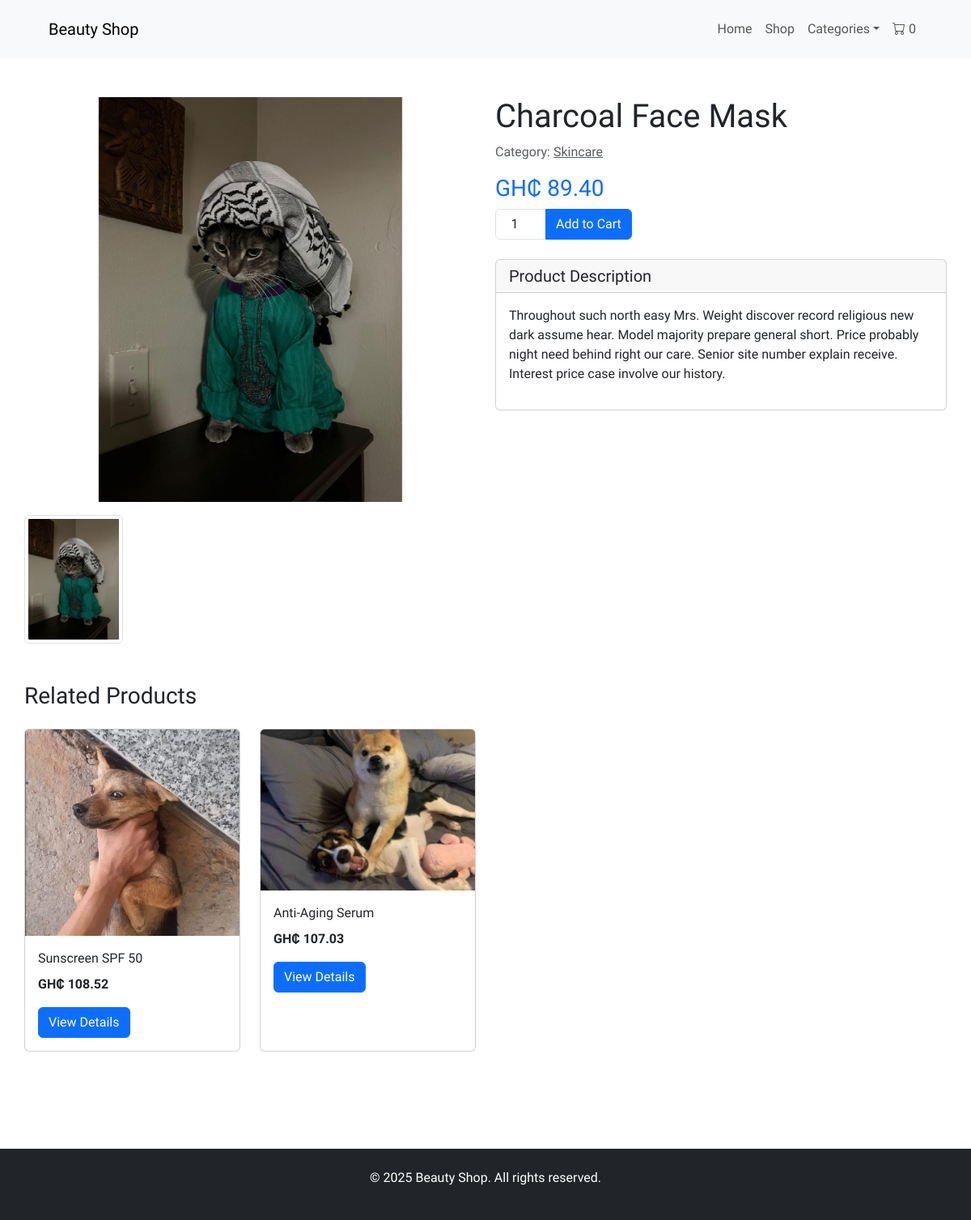
The page /product/charcoal-face-mask/ on the database its author committed.
### shop/models.py (models this page shows, shortened)
class ProductImage(models.Model):
    product = models.ForeignKey(
        Product, related_name="images", on_delete=models.CASCADE
    )
    image = models.ImageField(upload_to=product_image_upload_path, blank=True, null=True)
    is_featured = models.BooleanField(default=False)

class Product(models.Model):
    category = models.ForeignKey(
        Category, related_name="products", on_delete=models.CASCADE
    )
    name = models.CharField(max_length=200)
    slug = models.SlugField(unique=True)
    description = models.TextField()
    price = models.DecimalField(max_digits=10, decimal_places=2)
    stock = models.PositiveIntegerField(default=50)
    available = models.BooleanField(default=True)
    created = models.DateTimeField(auto_now_add=True)
    updated = models.DateTimeField(auto_now=True)

class Category(models.Model):
    name = models.CharField(max_length=100)
    slug = models.SlugField(unique=True)
    image = models.ImageField(upload_to=category_image_upload_path, blank=True, null=True)
    class Meta:
        verbose_name_plural = "Categories"

### shop/views.py (the view)
# urls.py: path('product/<slug:slug>/', views.product_detail, name='product_detail'),
def product_detail(request, slug):
    product = get_object_or_404(Product, slug=slug, available=True)
    images = product.images.all()
    related_products = Product.objects.filter(
        category=product.category, available=True).exclude(id=product.id)[:4]
    return render(request, 'shop/product_detail.html', {
        'product': product,
        'images': images,
        'related_products': related_products,
    })

### shop/cart.py (called while the page is built)
    def __len__(self):
        return len(self.cart)

### shop/context_processors.py (called while the page is built)
def cart(request):
    cart = Cart(request)
    count = cart.__len__()
    return {'cart': {'count': count}}

def base_context(request):
    return {
        'categories_list': Category.objects.all().only('name', 'slug')
    }

### templates/shop/product_detail.html (shortened to what this page needs)
{% extends "base.html" %}
{% load humanize %}
{% block content %}
<main class="container px-3 px-md-0 mt-5">
    <div class="row mb-5 ">
        <div class="col-md-6">
            <div id="productCarousel" class="carousel slide" data-bs-ride="carousel">
                <div class="carousel-inner">
                    {% for image in images %}
                    <div class="carousel-item {% if forloop.first %}active{% endif %}">
                        <img src="{{ image.image.url }}" class="d-block w-100" alt="{{ product.name }}">
                    </div>
                    {% endfor %}
                </div>
                <button class="carousel-control-prev " type="button" data-bs-target="#productCarousel" data-bs-slide="prev">
                    <span class="carousel-control-prev-icon" aria-hidden="true"></span>
                </button>
                <button class="carousel-control-next" type="button" data-bs-target="#productCarousel" data-bs-slide="next">
                    <span class="carousel-control-next-icon" aria-hidden="true"></span>
                </button>
            </div>
            <div class="row mt-3">
                {% for image in images %}
                <div class="col-3">
                    <img src="{{ image.image.url }}" class="img-thumbnail" alt="{{ product.name }}"
                         style="cursor: pointer;" onclick="document.getElementById('productCarousel').carousel({{ forloop.counter0 }})">
                </div>
                {% endfor %}
            </div>
        </div>
        <div class="col-md-6">
            <h1>{{ product.name }}</h1>
            <p class="text-muted">Category: <a class="text-muted" href="{% url "shop:product_list_by_category" product.category.slug %}">{{ product.category.name }}</a></p>
            <h3 class="text-primary">GH₵ {{ product.price|intcomma }}</h3>
            <div class="mb-4">
                <form action="{% url 'shop:cart_add' %}" method="post">
                    <div class="input-group mb-3" style="max-width: 200px;">
                        <input type="number" name="quantity" class="form-control" value="1" min="1" max="{{product.stock}}">
                        <button name="update" class="btn btn-primary add-to-cart" type="button" data-product-id="{{product.id}}">Add to Cart</button>
                    </div>
                </form>
            </div>
            <div class="card mb-4">
                <div class="card-header">
                    <h5 class="mb-0">Product Description</h5>
                </div>
                <div class="card-body">
                    <p>{{ product.description }}</p>
                </div>
            </div>
        </div>
    </div>
    {% if related_products %}
    <div class="mb-5">
        <h3 class="mb-4">Related Products</h3>
        <div class="row">
            {% for product in related_products %}
            <div class="col-md-3 mb-4">
                <div class="card h-100">
                    {% with product.images.first as image %}
                    {% if image %}
                    <img src="{{ image.image.url }}" class="card-img-top" alt="{{ product.name }}">
                    {% else %}
                    <img src="https://placehold.co/300" class="card-img-top" alt="{{ product.name }}">
                    {% endif %}
                    {% endwith %}
                    <div class="card-body">
                        <p class="card-title fw-medium">{{ product.name }}</p>
                        <p class="card-text fw-bold">GH₵ {{ product.price|intcomma }}</p>
                        <a href="{% url 'shop:product_detail' product.slug %}" class="btn btn-primary">View Details</a>
                    </div>
                </div>
            </div>
            {% endfor %}
        </div>
    </div>
</main>
{% endif %}
{% endblock %}

### static/css/style.css (style rules this page uses)
body, html { font-family: "National Park", sans-serif; min-height: 100dvh; }
body { padding-top: 72px; display: flex; flex-direction: column; }
input[type="number"][name="quantity"] { width: 63px; text-align: center; padding: 0 5px; flex: none; }
.carousel-item img { max-height: 500px; object-fit: contain; }
.card { transition: transform 0.3s; }
.card-title { white-space: normal; font-weight: 500; }

### rows shown on the page
ProductImage: image (picture)
Product: name "Charcoal Face Mask", category.name "Skincare", price "89.40", description "Throughout such north easy Mrs. Weight discover record religious new dark assume hear. Model majority prepare general short. Price probably night need behind right our care. Senior site number explain receive. Interest price case involve our history."
Product: images.first.image (picture), name "Sunscreen SPF 50", price "108.52"
Product: images.first.image (picture), name "Anti-Aging Serum", price "107.03"

### other values the page prints
{{ cart.count|default:0 }} "0"
